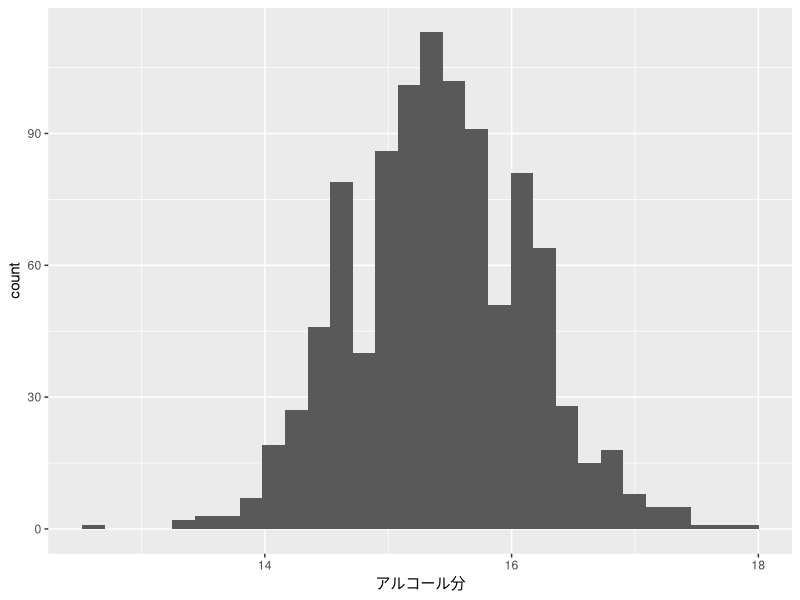
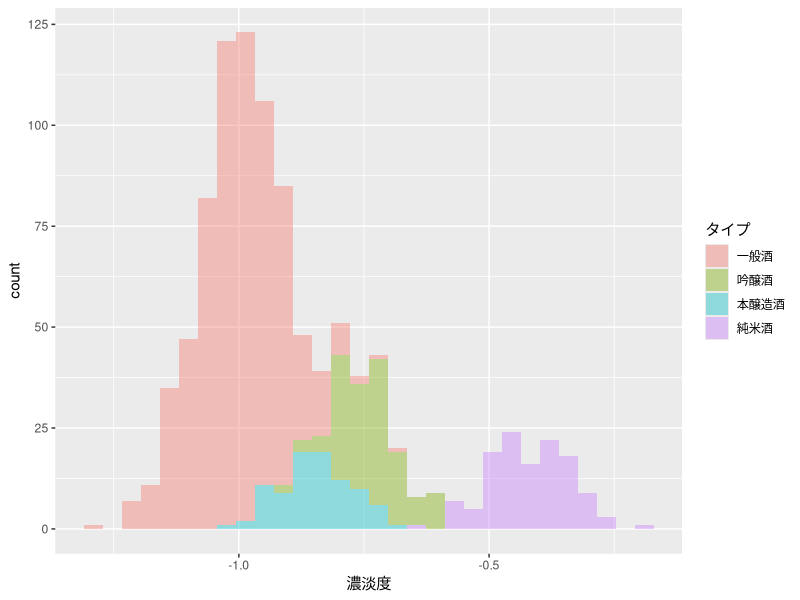
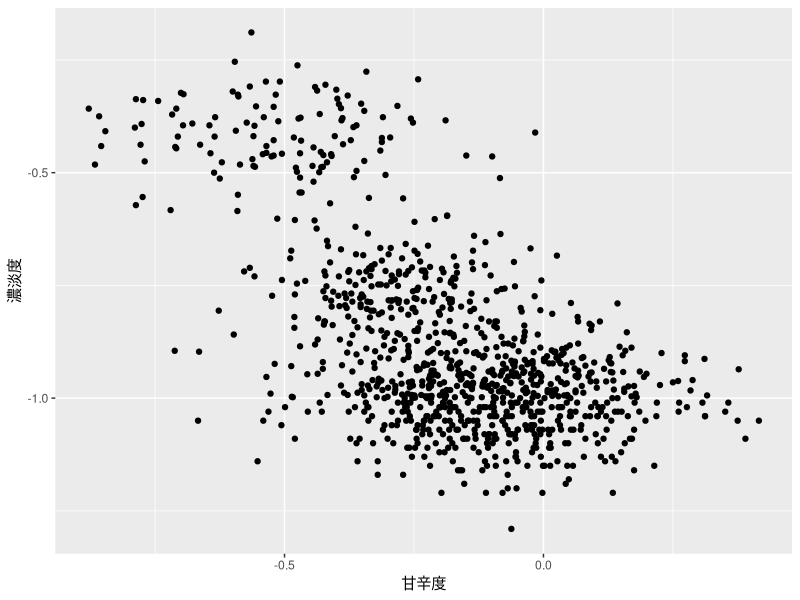
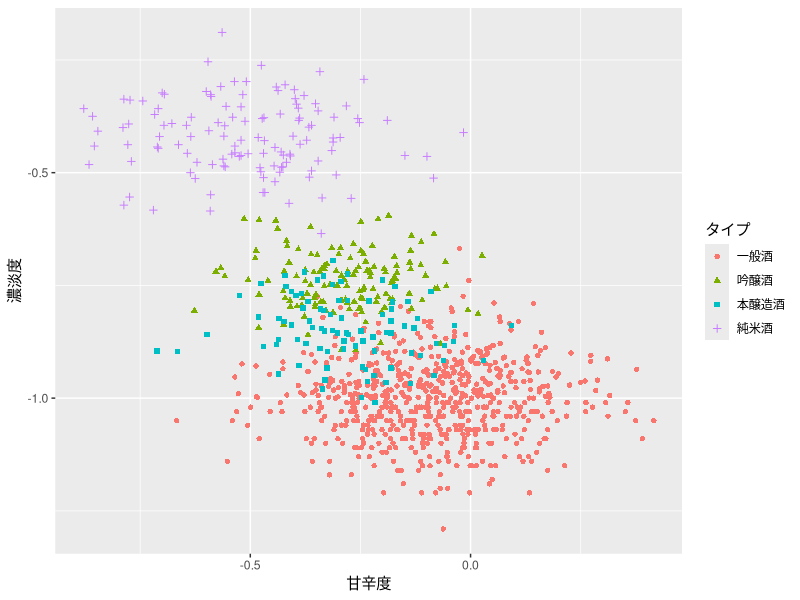
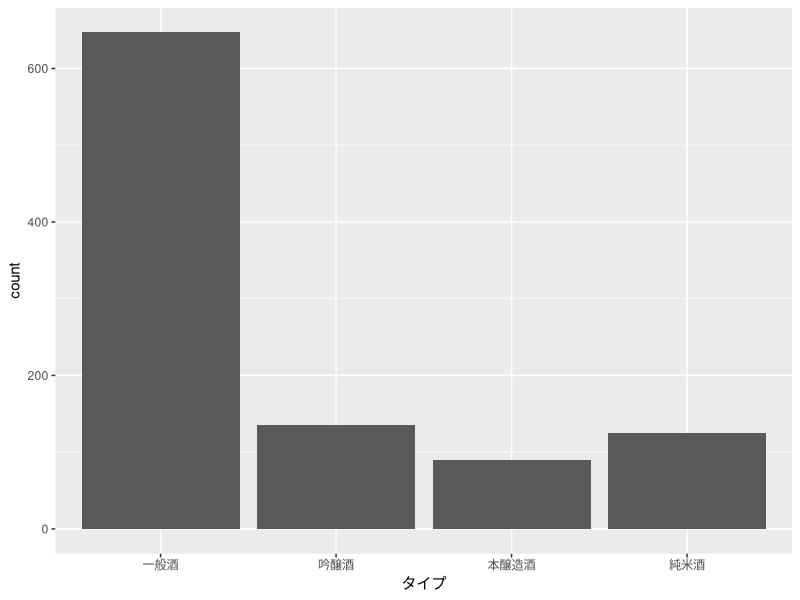
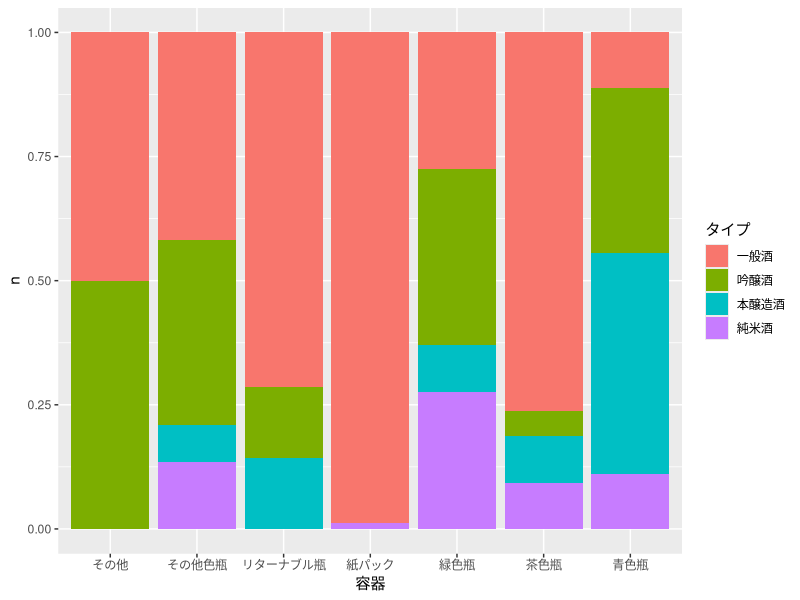

R code for these plots, in order:
### 応用プログラミング3
### 第5回　ggplot2パッケージによるグラフィックス作成 (1)
### 週次課題　解答


#--------------------------------------------------------------------#
# 以下に、問題文の意図を実現するRプログラムを記述してください。
# Posit Cloud上で実行できることを確認し、提出してください。
# プログラムの内容について、適宜コメントを記述してください。
# 1行1行コメントする必要はありませんが、「何をしようとしているか」がわかるように
# してください。コメントの一切ないプログラムは、評価が下がります。
#--------------------------------------------------------------------#

# Q1: データとパッケージの読み込み

# Q1-1: tidyverseパッケージを読み込んでください。
# (自動的にreadr, ggplot2パッケージも読み込まれます)

library(tidyverse)

# Q1-2: pseudo_sake_data.csvをreadrパッケージの
# read_csv() 関数で読み込んでください。

df <- read_csv("pseudo_sake_data.csv")

#--------------------------------------------------------------------#

# 注: 今回と次回は ggplot2 パッケージについての内容なので、以下の「グラフを
# 描いてください」という課題については、すべて ggplot2 の文脈でプログラミングし、
# 回答してください。

#--------------------------------------------------------------------#

# Q2: ヒストグラム

# Q2-1: データフレーム df の「アルコール分」列の値について、ヒストグラムを作成してください。
# グラフをファイルとして保存する必要はありません。

ggplot(df, aes(x = アルコール分)) + geom_histogram()


#--------------------------------------------------------------------#

# Q2-2: データフレーム df の「濃淡度」列の値について、「タイプ」列の値に応じて色を塗り分けて
# ヒストグラムを作成してください。色は、ggplot2 のデフォルト (自動) で構いません。
# 透明度 (alpha) の指定は必須ではありません。
# グラフをファイルとして保存する必要はありません。

ggplot(df, aes(x = 濃淡度, fill = タイプ)) + geom_histogram(alpha = 0.4)


#--------------------------------------------------------------------#

# Q3: 散布図

# Q3-1: データフレーム df の「甘辛度」列と「濃淡度」列について、x軸を甘辛度、y軸を濃淡度として散布図を作成してください。

ggplot(df, aes(x = 甘辛度, y = 濃淡度)) + geom_point()


#--------------------------------------------------------------------#

# Q3-2: Q3-1と同じ組み合わせについて、「タイプ」列の値に応じて色とデータ点の形状を塗り分けて散布図を作成してください。
# 色およびデータ点の形状はデフォルトのままで構いません。

ggplot(df, aes(x = 甘辛度, y = 濃淡度, colour = タイプ, shape = タイプ)) + geom_point()


#--------------------------------------------------------------------#

# Q4: 棒グラフ

# Q4-1: データフレーム df の「タイプ」列について、タイプごとの件数の合計を棒グラフとして描画してください。

ggplot(df, aes(x = タイプ)) + geom_bar()


#--------------------------------------------------------------------#

# Q4-2: データフレーム df の「容器」列と「タイプ」列について、容器の種類ごとの酒の種別 (タイプ) の割合を、帯グラフとして描画してください。
# 色はデフォルトのままで構いません。

# tidyverse (dplyr) の count() 関数を使っています。
tbl <- count(df, 容器, タイプ)

# 以下を埋めてください。
ggplot(tbl, aes(x = 容器, y = n, fill = タイプ)) + geom_bar(stat = "identity", position = "fill")


#--------------------------------------------------------------------#
# 作成したプログラムをPosit Cloudからダウンロードし、Google Classroomの
# 課題ページに提出してください。ファイル名を変更する必要はありません。
